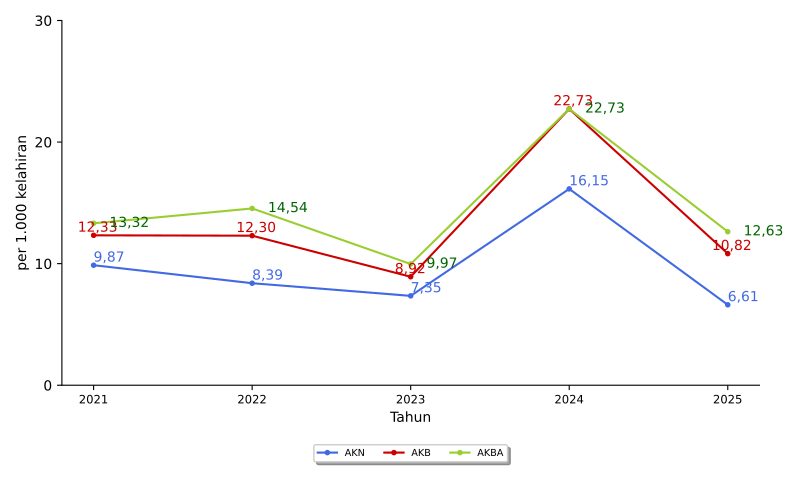

Python code for this plot:
import numpy as np
import matplotlib.pyplot as plt
import pandas
from textwrap import wrap
from matplotlib.ticker import FuncFormatter
import locale
# locale.setlocale(locale.LC_ALL, 'id_ID.UTF8')
locale.setlocale(locale.LC_ALL, 'Indonesian_indonesia.1252')

import sys, os, inspect
currentdir = os.path.dirname(os.path.abspath(inspect.getfile(inspect.currentframe())))
parentdir = os.path.dirname(currentdir)
sys.path.insert(0, parentdir)

berkasData = currentdir +'\\bab_05_11a_dataPlotNeoBayiBalita.csv'
berkasSimpan = currentdir +'\\bab_05_11a_plotNeoBayiBalita.pdf'
# judulDiagram = 'Angka Kematian neonatal, Bayi dan Balita\nTahun 2017-2021'
sumbuX = 'Tahun'
sumbuY = 'per 1.000 kelahiran'
tickerSumbuY = np.arange(0,31,10)

# read data file
colnames = ['tahun','akabaL', 'akabaP', 'akabaLP']
data = pandas.read_csv(berkasData, names=colnames, sep=';')
tahun = data.tahun.tolist()
dataL = data.akabaL.tolist()
dataP = data.akabaP.tolist()
dataLP = data.akabaLP.tolist()

# setting up x locations for the groups and width of the bars
ind = np.arange(len(tahun))
width = 0.25

# make plots
fig, ax = plt.subplots()
garis1 = ax.plot(ind, dataL, marker='.', color='royalblue', label='AKN')
garis2 = ax.plot(ind, dataP, marker='.', color='#cc0000', label='AKB')
garis3 = ax.plot(ind, dataLP, marker='.', color='yellowgreen', label='AKBA')

# add some text for labels, title and axes ticks
# ax.set_title(judulDiagram)
# yticks can be set to auto
ax.set_yticks(tickerSumbuY) 
ax.set_ylabel(sumbuY)
ax.yaxis.set_major_formatter(FuncFormatter(lambda y, pos: '{:n}'.format(y)))

ax.set_xticks(ind)
ax.set_xticklabels(list(tahun), fontsize='small', ha='center')
ax.set_xlabel(sumbuX)

ax.spines['top'].set_visible(False)
ax.spines['right'].set_visible(False)

box = ax.get_position()
ax.set_position([box.x0, box.y0 + box.height * 0.1, box.width, box.height * 0.9])
ax.legend(fontsize='x-small', loc='upper center', bbox_to_anchor=(0.5, -0.15), fancybox=True, shadow=True, ncol=3)

# make labels for plots
for i, txt in enumerate(dataL):
		ax.annotate(locale.format_string("%.2f", txt), xy=(ind[i],dataL[i]+0.3), color='royalblue')
for i, txt in enumerate(dataP):
		ax.annotate(locale.format_string("%.2f", txt), xy=(ind[i]-0.1,dataP[i]+0.3), color='#cc0000')
for i, txt in enumerate(dataLP):
		ax.annotate(locale.format_string("%.2f", txt), xy=(ind[i]+0.1,dataLP[i]-0.3),  color='darkgreen')
# finishing
pyrfig = plt.figure(1)
pyrfig.set_figwidth(8)
pyrfig.set_figheight(5)
# tight_layout to make consistent size
# adjust subplot to make room for legend
fig.subplots_adjust(bottom=-0.15)
plt.tight_layout()
plt.savefig(berkasSimpan)
plt.close(pyrfig)
# plt.show()
